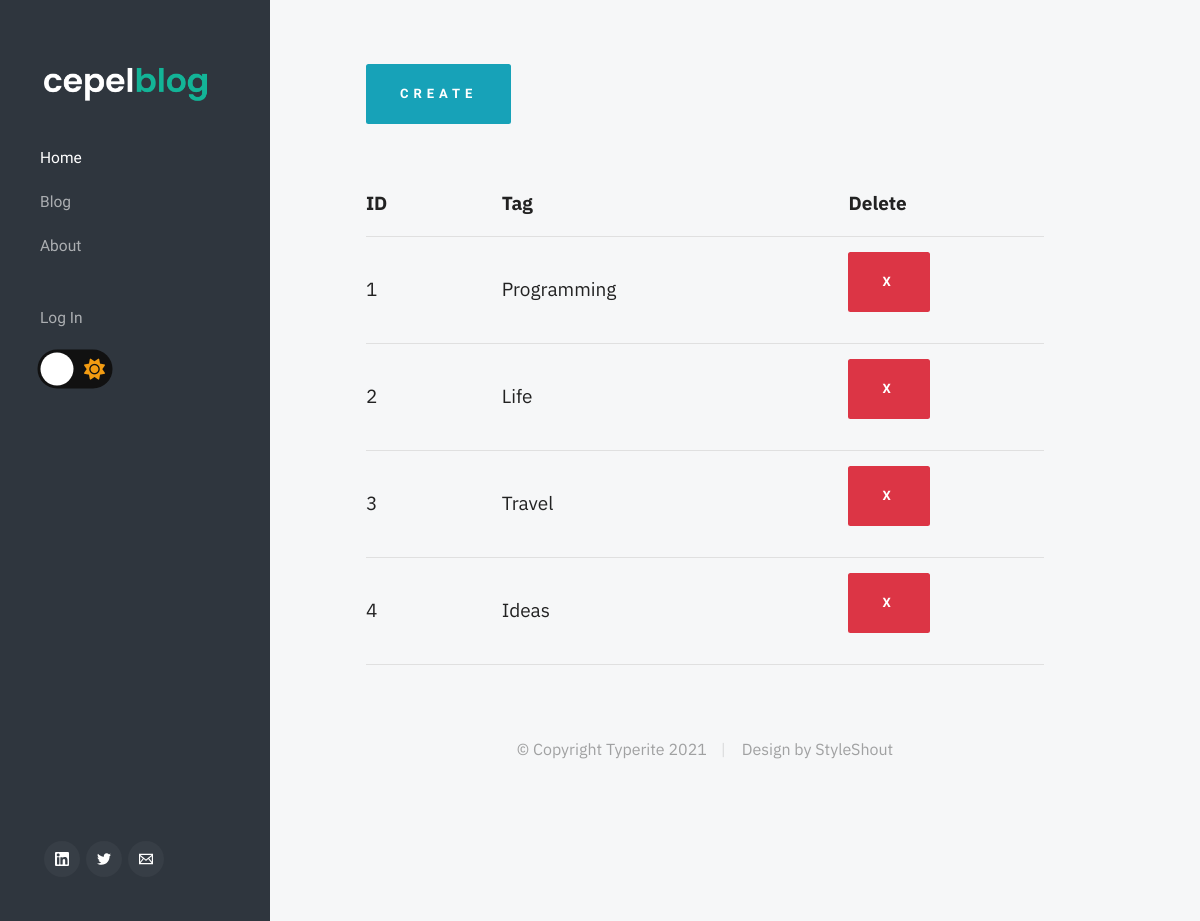
/tag, run on the app's committed database.
### cepelblog/models.py (models this page shows, shortened)
class Tag(db.Model):
    __tablename__ = "tags"
    id = db.Column(db.Integer, primary_key=True)
    name = db.Column(db.String(64), unique=True)

### cepelblog/tags/views.py (the view)
@tags.route('/tag')
def list():
    tags = Tag.query.all()
    return render_template('tags.html', tags=tags)

### cepelblog/templates/tags.html
{% extends "base.html" %} {% block content %}
<section id="styles" class="column large-full">
    <div class="row half-bottom">
        <div class="column large-full animated animate-this">
            <form action="{{ url_for('tags.create') }}" style="display: inline-block;">
                <input type="submit" value="Create" class="btn btn-update">
            </form>
            <div class="table-responsive">
                <table>
                    <thead>
                        <tr>
                            <th>ID</th>
                            <th>Tag</th>
                            <th>Delete</th>
                        </tr>
                    </thead>
                    <tbody>
                        {% for tag in tags %}
                            <tr>
                                <td>{{ tag.id }}</td>
                                <td>{{ tag.name}}</td>
                                <td>
                                    <form action="{{ url_for('tags.delete', tag_id=tag.id) }}" method="POST" style="margin: 0 !important;">
                                        <input class="btn btn-delete" type="submit" value="X">
                                    </form>
                                </td>
                            </tr>
                        {% endfor %}
                    </tbody>
                </table>
            </div>
        </div>
    </div>
</section>
{% endblock %}

### cepelblog/static/css/base.css (style rules this page uses)
html { line-height : 1.15; -webkit-text-size-adjust : 100%; }
body { margin : 0; }
button, input, optgroup, select, textarea { font-family : inherit; font-size : 100%; line-height : 1.15; margin : 0; }
button, input { overflow : visible; }
button, [type="button"], [type="reset"], [type="submit"] { -webkit-appearance : button; }
html { font-size : 62.5%; box-sizing : border-box; }
*, *::before, *::after { box-sizing : inherit; }
body { font-weight : normal; line-height : 1; word-wrap : break-word; -moz-font-smoothing : grayscale; -moz-osx-font-smoothing : grayscale; -webkit-font-smoothing : antialiased; -webkit-overflow-scrolling : touch; -webkit-text-size-adjust : none; }
div, dl, dt, dd, ul, ol, li, h1, h2, h3, h4, h5, h6, pre, form, p, blockquote, th, td { margin : 0; padding : 0; }
.row { width : 89%; max-width : 1200px; margin : 0 auto; display : -ms-flexbox; display : -webkit-flex; display : flex; -webkit-flex-flow : row wrap; -ms-flex-flow : row wrap; flex-flow : row wrap; }
.column { -webkit-flex : 1 1 0%; -ms-flex : 1 1 0%; flex : 1 1 0%; padding : 0 20px; }
.large-12, .large-full { -webkit-flex : 0 0 100%; -ms-flex : 0 0 100%; flex : 0 0 100%; max-width : 100%; }
@media screen and (max-width: 1200px) { .column { padding : 0 16px; } }

### cepelblog/static/css/main.css (style rules this page uses)
html { font-size : 10px; }
html, body { height : 100%; }
body { background : #f6f7f8; font-family : "IBM Plex Sans", sans-serif; font-size : 1.9rem; font-style : normal; font-weight : normal; line-height : 1.789; color : #000000; margin : 0; padding : 0; }
table { border-width : 0; width : 100%; max-width : 100%; font-family : "IBM Plex Sans", sans-serif; border-collapse : collapse; }
th, td { padding : 1.5rem 3.2rem; text-align : left; border-bottom : 1px solid #e0e0e0; }
th { color : #000000; font-family : "IBM Plex Sans", sans-serif; font-weight : 700; }
th:first-child, td:first-child { padding-left : 0; }
th:last-child, td:last-child { padding-right : 0; }
.table-responsive { overflow-x : auto; -webkit-overflow-scrolling : touch; }
button, .btn { margin-bottom : 1.6rem; }
input, textarea, select, pre, blockquote, figure, table, p, ul, ol, dl, form, .video-container, .ss-custom-select { margin-bottom : 3.2rem; }
::placeholder { color : #8c8c8c; }
.btn, button, input[type="submit"], input[type="reset"], input[type="button"] { display : inline-block; font-family : "Heebo", sans-serif; font-weight : 600; font-size : 1.3rem; text-transform : uppercase; letter-spacing : .5rem; height : 6rem; line-height : 5.6rem; padding : 0 3.2rem; margin : 0 .4rem 1.6rem 0; color : #000000; text-decoration : none; text-align : center; white-space : nowrap; cursor : pointer; transition : all .3s ease-in-out; -webkit-font-smoothing : antialiased; -moz-osx-font-smoothing : grayscale; background-color : #d3d3d3; border : 0.2rem solid #d3d3d3; }
.animate-this { opacity : 0; visibility : hidden; }
.animated { -webkit-animation-duration : 1s; animation-duration : 1s; -webkit-animation-fill-mode : both; animation-fill-mode : both; -webkit-animation-name : fadeInUp; animation-name : fadeInUp; }

### cepelblog/static/css/style.css (style rules this page uses)
body { --text-color: #222; --bkg-color: #f6f7f8; --blog-bg-color: white; --content-color: rgb(41, 41, 41); }
body { background: var(--bkg-color); color: var(--text-color); }
tr td, th { color: var(--text-color) !important; }
* { box-sizing: border-box; }
body { transition: background 0.2s linear; }
.btn-update { background-color: #17a2b8 !important; border-color: #17a2b8 !important; color: white !important; }
.btn-delete { background-color: #dc3545 !important; border-color: #dc3545 !important; color: white !important; }

### data on the page
Tag: id "1", name "Programming"
Tag: id "2", name "Life"
Tag: id "3", name "Travel"
Tag: id "4", name "Ideas"
